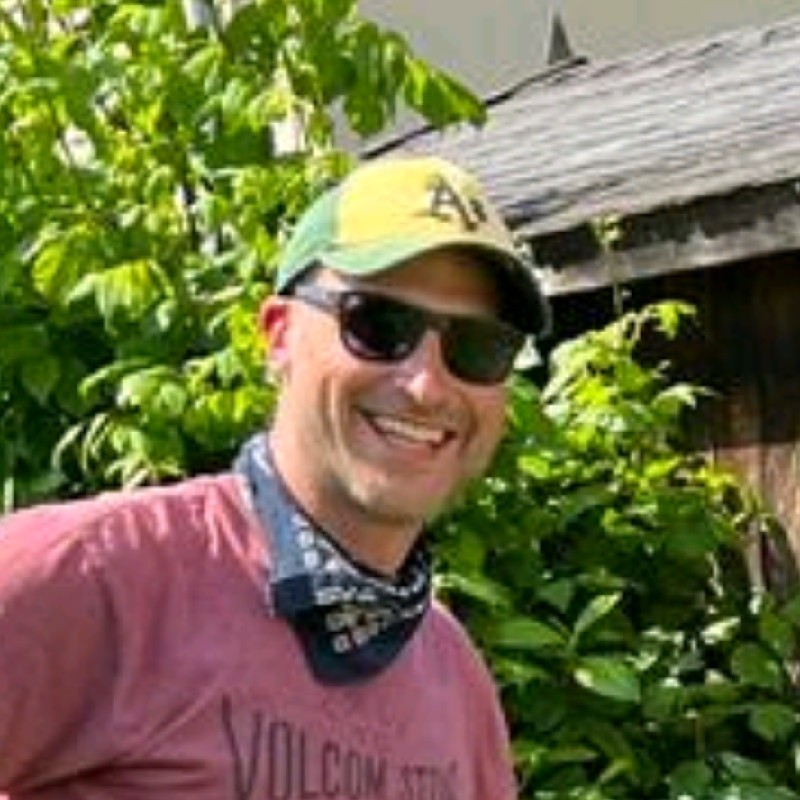
#> input picture unedited_images/prof_image.jpg, 800 x 800 px; its folder holds only this picture in this run
$ python photo_editor.py
#> lines starting #> are read from the running program, lines starting #| are printed output that depends on the picture
from PIL import Image, ImageEnhance, ImageFilter, ImageChops
import os

path = './unedited_images'
edited_path = './edited_images'

for photo in os.listdir(path):
    image = Image.open(f"{path}/{photo}")
#> image is the input picture: PIL image 800x800 RGB; mean R, G, B 113.6, 109.8, 72.8
    # print(image.format, image.size, image.mode)

    edit = image.filter(ImageFilter.SHARPEN).rotate(-90)
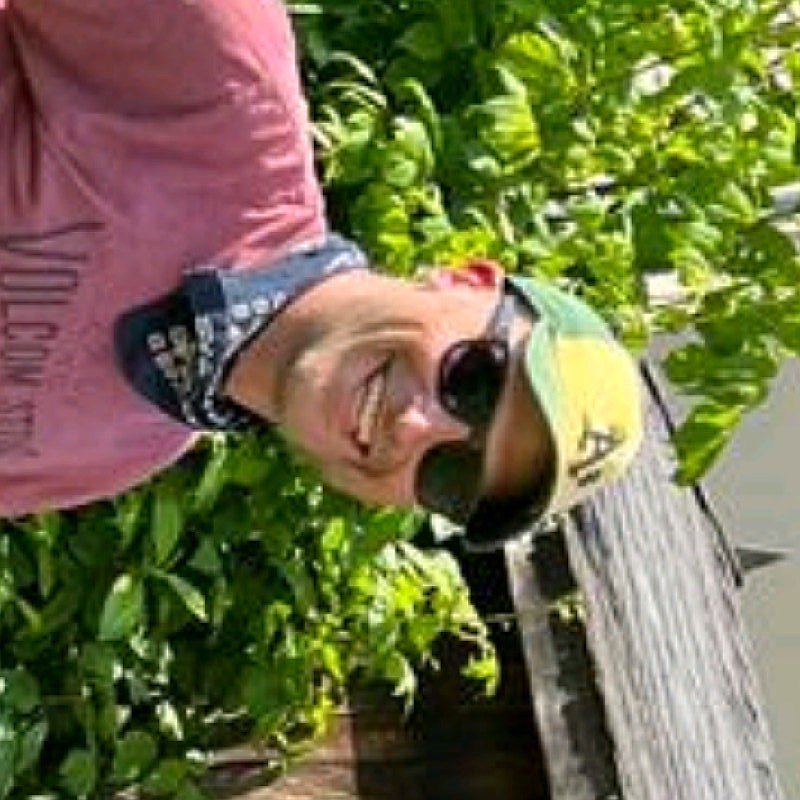
#> edit: PIL image 800x800 RGB; mean R, G, B 113.7, 109.8, 72.9
    print(f"edit{edit}")
#| edit<PIL.Image.Image image mode=RGB size=800x800 at 0x7F5E0366BD90>

    ## Create a New Image
    new_image = Image.new('RGBA', (1000, 600))
#> new_image: PIL image 1000x600 RGBA; every value is 0
    new_image.show()

    ## Color enhancer
    color_enhancer = ImageEnhance.Color(image)
    print(f"color_enhancer: {color_enhancer}")
#> (printed output is left out)
    color_enhancer.enhance(5.0)
    color_enhancer.image.save(f"{edited_path}/color_enhanced_photo.jpg")


    ## Contrast enhancer
    contrast_enhancer = ImageEnhance.Contrast(image)
    contrast_enhancer.enhance(5.0).show()
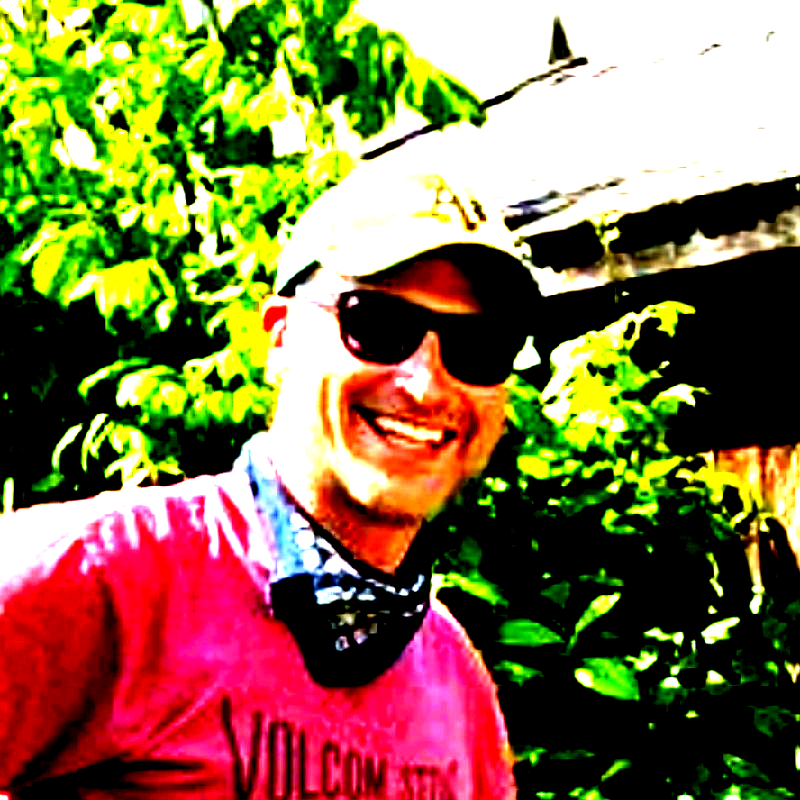
#> shown: PIL image 800x800 RGB; mean R, G, B 134, 111.9, 72.4

    ## Brightness enhancer
    brightness_enhancer = ImageEnhance.Brightness(image)
    brightness_enhancer.enhance(1.5).show()
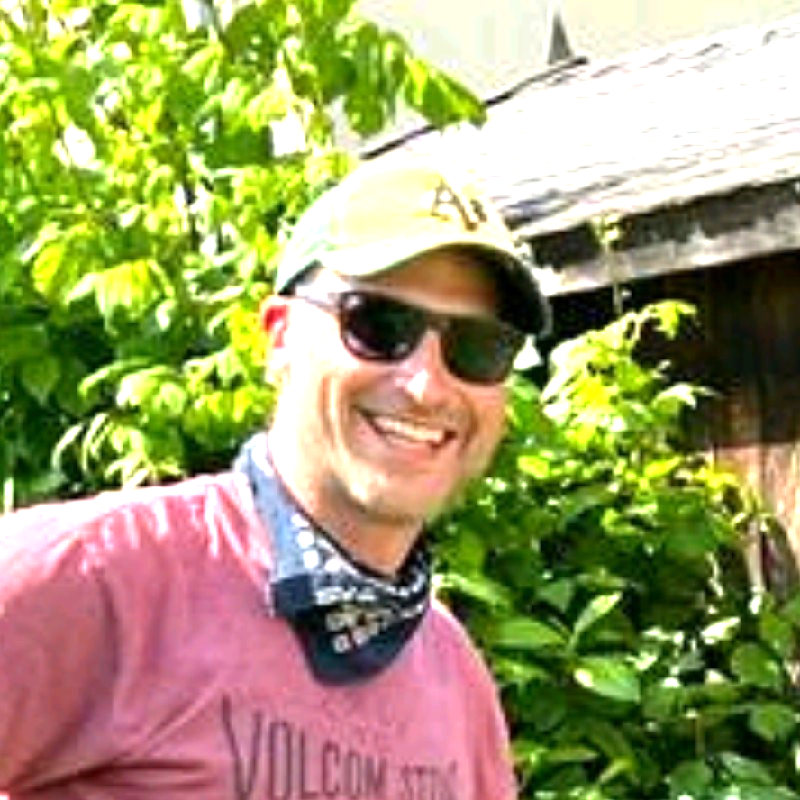
#> shown: PIL image 800x800 RGB; mean R, G, B 158.8, 154.7, 105.8

    ## Sharpness enhancer
    sharpness_enhancer = ImageEnhance.Sharpness(image)
    sharpness_enhancer.enhance(5.0).show()
